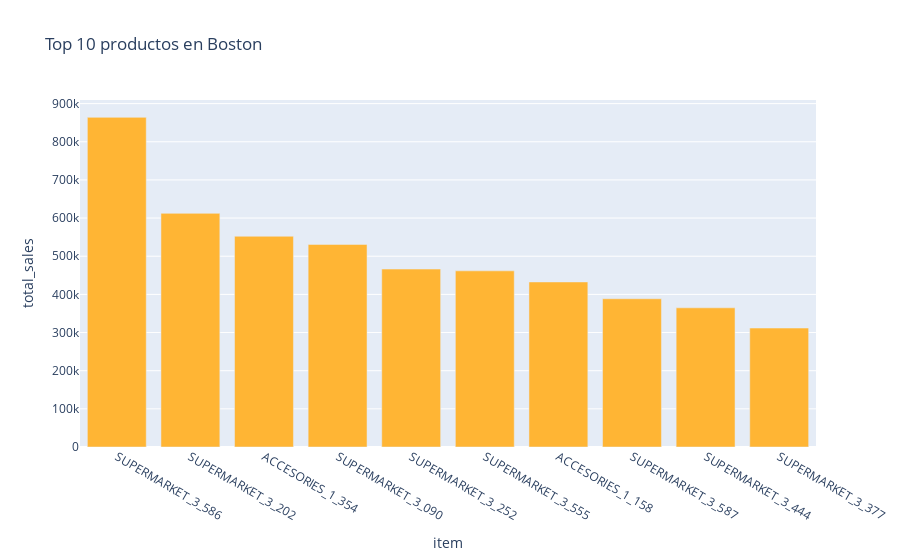
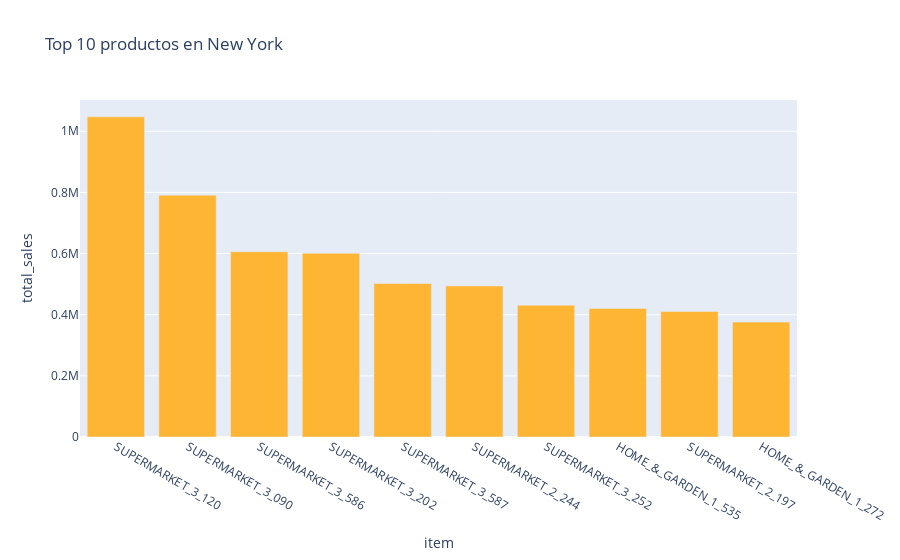
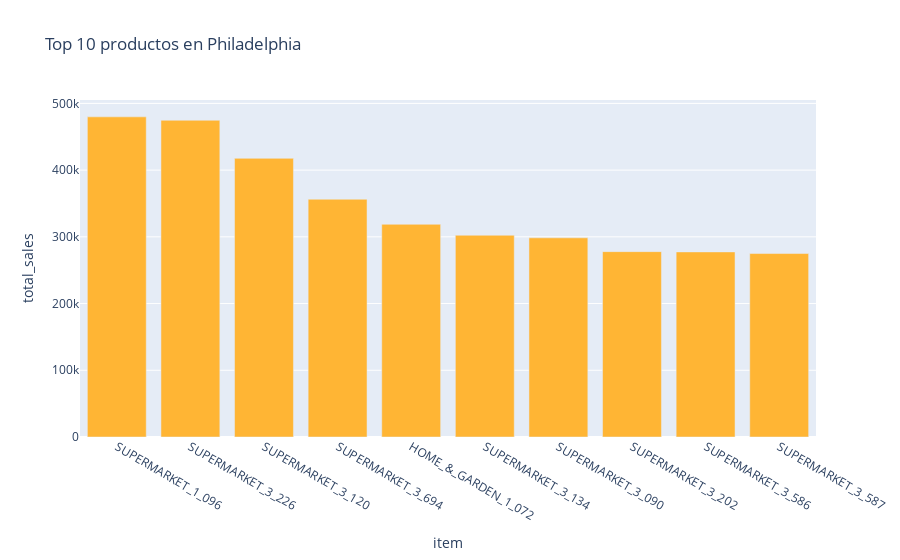

The cell these charts' notebook holds for them, in order:
### Markdown cell above
Pintamos ahora los 10 productos que mayor beneficio han producido por región.

### Code cell
def plot_top10_items_by_region(df):
    df_grouped = df.groupby(['region', 'item']).sum('total_sales').reset_index()

    regions = df['region'].unique()

    for region in regions:
        df_region = df_grouped[df_grouped['region'] == region]

        df_top10 = df_region.nlargest(10, 'total_sales')

        fig = px.bar(df_top10, x='item', y='total_sales', title=f'Top 10 productos en {region}', color_discrete_sequence=["#ffb534"])
        fig.show()

plot_top10_items_by_region(df)

### Figure 1 — Plotly figure (JSON) as saved in the notebook; plotly's stock layout.template omitted (floating-point values rounded to 4 significant figures)
{"data": [{"alignmentgroup": "True", "hovertemplate": "item=%{x}<br>total_sales=%{y}<extra></extra>", "legendgroup": "", "marker": {"color": "#ffb534", "pattern": {"shape": ""}}, "name": "", "offsetgroup": "", "orientation": "v", "showlegend": false, "textposition": "auto", "type": "bar", "x": ["SUPERMARKET_3_586", "SUPERMARKET_3_202", "ACCESORIES_1_354", "SUPERMARKET_3_090", "SUPERMARKET_3_252", "SUPERMARKET_3_555", "ACCESORIES_1_158", "SUPERMARKET_3_587", "SUPERMARKET_3_444", "SUPERMARKET_3_377"], "xaxis": "x", "y": [864000.0, 612400.0, 552300.0, 531000.0, 466300.0, 461700.0, 432600.0, 388500.0, 364700.0, 311800.0], "yaxis": "y"}], "layout": {"barmode": "relative", "legend": {"tracegroupgap": 0}, "title": {"text": "Top 10 productos en Boston"}, "xaxis": {"anchor": "y", "domain": [0, 1], "title": {"text": "item"}}, "yaxis": {"anchor": "x", "domain": [0, 1], "title": {"text": "total_sales"}}}}

### Figure 2 — Plotly figure (JSON) as saved in the notebook; plotly's stock layout.template omitted (floating-point values rounded to 4 significant figures)
{"data": [{"alignmentgroup": "True", "hovertemplate": "item=%{x}<br>total_sales=%{y}<extra></extra>", "legendgroup": "", "marker": {"color": "#ffb534", "pattern": {"shape": ""}}, "name": "", "offsetgroup": "", "orientation": "v", "showlegend": false, "textposition": "auto", "type": "bar", "x": ["SUPERMARKET_3_120", "SUPERMARKET_3_090", "SUPERMARKET_3_586", "SUPERMARKET_3_202", "SUPERMARKET_3_587", "SUPERMARKET_2_244", "SUPERMARKET_3_252", "HOME_&_GARDEN_1_535", "SUPERMARKET_2_197", "HOME_&_GARDEN_1_272"], "xaxis": "x", "y": [1047000.0, 790600.0, 605900.0, 600900.0, 502000.0, 493900.0, 431200.0, 420600.0, 410600.0, 375800.0], "yaxis": "y"}], "layout": {"barmode": "relative", "legend": {"tracegroupgap": 0}, "title": {"text": "Top 10 productos en New York"}, "xaxis": {"anchor": "y", "domain": [0, 1], "title": {"text": "item"}}, "yaxis": {"anchor": "x", "domain": [0, 1], "title": {"text": "total_sales"}}}}

### Figure 3 — Plotly figure (JSON) as saved in the notebook; plotly's stock layout.template omitted (floating-point values rounded to 4 significant figures)
{"data": [{"alignmentgroup": "True", "hovertemplate": "item=%{x}<br>total_sales=%{y}<extra></extra>", "legendgroup": "", "marker": {"color": "#ffb534", "pattern": {"shape": ""}}, "name": "", "offsetgroup": "", "orientation": "v", "showlegend": false, "textposition": "auto", "type": "bar", "x": ["SUPERMARKET_1_096", "SUPERMARKET_3_226", "SUPERMARKET_3_120", "SUPERMARKET_3_694", "HOME_&_GARDEN_1_072", "SUPERMARKET_3_134", "SUPERMARKET_3_090", "SUPERMARKET_3_202", "SUPERMARKET_3_586", "SUPERMARKET_3_587"], "xaxis": "x", "y": [479800.0, 474700.0, 417600.0, 356300.0, 318800.0, 302400.0, 298500.0, 277800.0, 277400.0, 275000.0], "yaxis": "y"}], "layout": {"barmode": "relative", "legend": {"tracegroupgap": 0}, "title": {"text": "Top 10 productos en Philadelphia"}, "xaxis": {"anchor": "y", "domain": [0, 1], "title": {"text": "item"}}, "yaxis": {"anchor": "x", "domain": [0, 1], "title": {"text": "total_sales"}}}}
